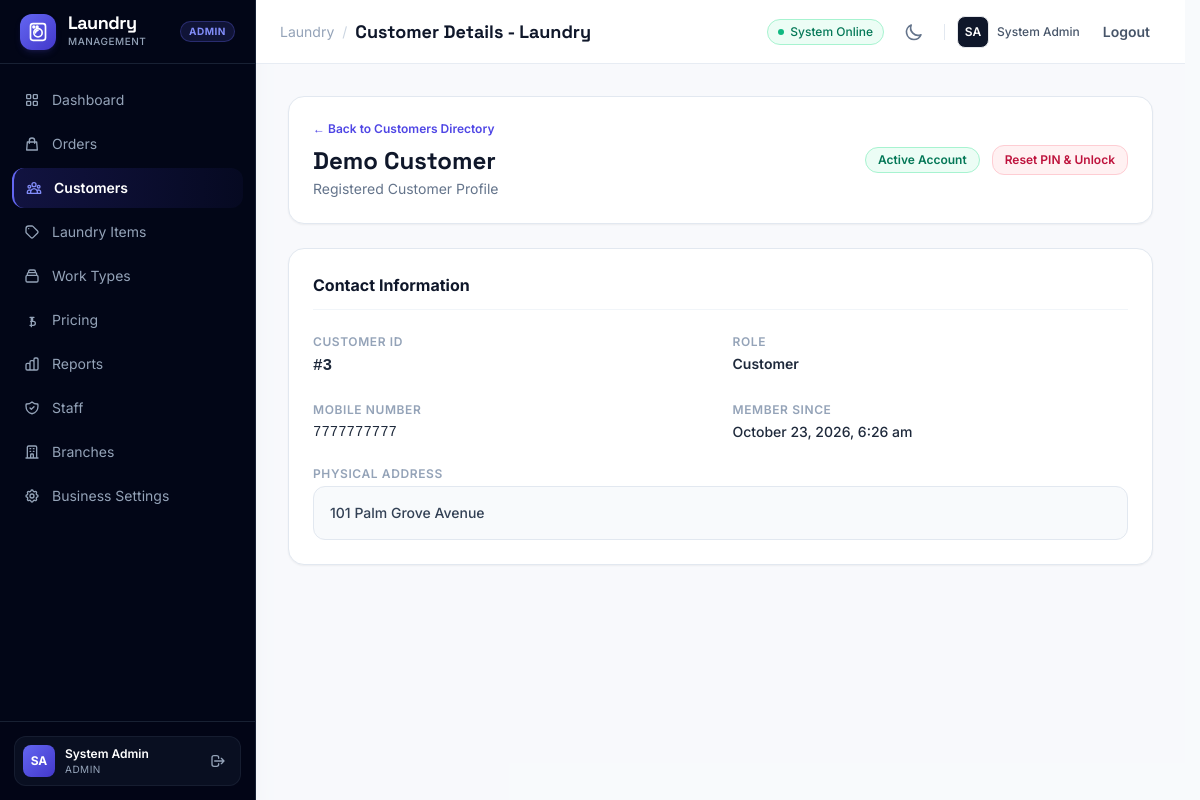
The app's page /laundry-lms/customers/show?id=3 (signed in) with its own data.
### tables this page shows
CREATE TABLE `users` (
  `id` bigint(20) unsigned NOT NULL AUTO_INCREMENT,
  `role` enum('admin','staff','customer') NOT NULL DEFAULT 'customer',
  `branch_id` bigint(20) unsigned DEFAULT NULL,
  `name` varchar(100) NOT NULL,
  `mobile` varchar(15) NOT NULL,
  `pin_hash` varchar(255) NOT NULL,
  `address` text DEFAULT NULL,
  `is_active` tinyint(1) DEFAULT 1,
  `must_change_pin` tinyint(1) NOT NULL DEFAULT 0,
  `session_version` int(10) unsigned NOT NULL DEFAULT 1,
  `created_at` timestamp NOT NULL DEFAULT current_timestamp(),
  `updated_at` timestamp NOT NULL DEFAULT current_timestamp() ON UPDATE current_timestamp(),
  `deleted_at` timestamp NULL DEFAULT NULL,
  PRIMARY KEY (`id`),
  UNIQUE KEY `idx_mobile` (`mobile`),
  KEY `idx_users_branch` (`branch_id`),
  CONSTRAINT `fk_users_branch` FOREIGN KEY (`branch_id`) REFERENCES `branches` (`id`) ON DELETE SET NULL
);

### app/Controllers/CustomerController.php (called while the page is built, shortened)
<?php
class CustomerController {
    public function show(): void {
        $id = (int)($_GET['id'] ?? 0);
        $customer = $id > 0 ? Customer::find($id) : null;
        Router::view('admin/customers/show', [
            'title'    => 'Customer Details - Launder',
            'customer' => $customer
        ], 'admin');
    }
}

### public/index.php (called while the page is built, shortened)
<?php
$router = new Router();
$router->get('/', 'Faizal\LaundryLms\Controllers\HomeController@index');
$router->get('/login', 'Faizal\LaundryLms\Controllers\AuthController@showLogin', [GuestMiddleware::class]);
$router->post('/login', 'Faizal\LaundryLms\Controllers\AuthController@login', [CsrfMiddleware::class]);
$router->get('/register', 'Faizal\LaundryLms\Controllers\AuthController@showRegister', [GuestMiddleware::class]);
$router->post('/register', 'Faizal\LaundryLms\Controllers\AuthController@register', [GuestMiddleware::class, CsrfMiddleware::class]);
$router->get('/logout', 'Faizal\LaundryLms\Controllers\AuthController@logout', [AuthMiddleware::class]);
$authRole     = [AuthMiddleware::class, RoleMiddleware::class . ':admin,staff'];
$authRoleCsrf = [AuthMiddleware::class, RoleMiddleware::class . ':admin,staff', CsrfMiddleware::class];
$staffOnlyAuth     = [AuthMiddleware::class, RoleMiddleware::class . ':staff'];
$staffOnlyAuthCsrf = [AuthMiddleware::class, RoleMiddleware::class . ':staff', CsrfMiddleware::class];
$adminOnlyAuth     = [AuthMiddleware::class, RoleMiddleware::class . ':admin'];
$adminOnlyAuthCsrf = [AuthMiddleware::class, RoleMiddleware::class . ':admin', CsrfMiddleware::class];
$customerAuth     = [AuthMiddleware::class, RoleMiddleware::class . ':customer', ForcePinChangeMiddleware::class];
$customerAuthCsrf = [AuthMiddleware::class, RoleMiddleware::class . ':customer', ForcePinChangeMiddleware::class, CsrfMiddleware::class];
$forcePinAuth     = [AuthMiddleware::class, RoleMiddleware::class . ':customer'];
$forcePinAuthCsrf = [AuthMiddleware::class, RoleMiddleware::class . ':customer', CsrfMiddleware::class];
$router->get('/dashboard', 'Faizal\LaundryLms\Controllers\DashboardController@index', $authRole);
$router->get('/customer/force-pin-update', 'Faizal\LaundryLms\Controllers\CustomerPortalController@forcePinUpdateForm', $forcePinAuth);
$router->post('/customer/force-pin-update', 'Faizal\LaundryLms\Controllers\CustomerPortalController@forcePinUpdate', $forcePinAuthCsrf);
$router->get('/customer/dashboard', 'Faizal\LaundryLms\Controllers\CustomerPortalController@dashboard', $customerAuth);
$router->get('/customer/orders', 'Faizal\LaundryLms\Controllers\CustomerPortalController@orders', $customerAuth);
$router->get('/customer/orders/show', 'Faizal\LaundryLms\Controllers\CustomerPortalController@showOrder', $customerAuth);
$router->get('/customer/orders/print', 'Faizal\LaundryLms\Controllers\CustomerPortalController@printReceipt', $customerAuth);
$router->get('/customer/orders/pdf', 'Faizal\LaundryLms\Controllers\CustomerPortalController@downloadPdf', $customerAuth);
$router->post('/customer/orders/approve-price', 'Faizal\LaundryLms\Controllers\CustomerPortalController@approvePrice', $customerAuthCsrf);
$router->post('/customer/orders/approve', 'Faizal\LaundryLms\Controllers\CustomerPortalController@approvePrice', $customerAuthCsrf);
$router->post('/customer/orders/reject-price', 'Faizal\LaundryLms\Controllers\CustomerPortalController@rejectPrice', $customerAuthCsrf);
$router->post('/customer/orders/cancel', 'Faizal\LaundryLms\Controllers\CustomerPortalController@cancelOrder', $customerAuthCsrf);
$router->post('/customer/orders/reschedule', 'Faizal\LaundryLms\Controllers\CustomerPortalController@reschedule', $customerAuthCsrf);
$router->post('/customer/orders/pay/initiate', 'Faizal\LaundryLms\Controllers\CustomerPortalController@initiateOnlinePayment', $customerAuthCsrf);
$router->post('/customer/orders/pay/verify', 'Faizal\LaundryLms\Controllers\CustomerPortalController@verifyOnlinePayment', $customerAuthCsrf);
$router->get('/customer/orders/create', 'Faizal\LaundryLms\Controllers\CustomerPortalController@createOrderForm', $customerAuth);
$router->post('/customer/orders/create', 'Faizal\LaundryLms\Controllers\CustomerPortalController@storeOrder', $customerAuthCsrf);
$router->get('/customer/profile', 'Faizal\LaundryLms\Controllers\CustomerPortalController@profile', $customerAuth);
$router->post('/customer/profile', 'Faizal\LaundryLms\Controllers\CustomerPortalController@updateProfile', $customerAuthCsrf);
$router->post('/customer/profile/pin', 'Faizal\LaundryLms\Controllers\CustomerPortalController@changePin', $customerAuthCsrf);
$router->get('/customer/notifications', 'Faizal\LaundryLms\Controllers\CustomerPortalController@notifications', $customerAuth);
$router->post('/customer/notifications/read', 'Faizal\LaundryLms\Controllers\CustomerPortalController@markNotificationRead', $customerAuthCsrf);
$router->post('/customer/notifications/read-all', 'Faizal\LaundryLms\Controllers\CustomerPortalController@markAllNotificationsRead', $customerAuthCsrf);
$router->get('/items', 'Faizal\LaundryLms\Controllers\LaundryItemController@index', $authRole);
$router->post('/items', 'Faizal\LaundryLms\Controllers\LaundryItemController@store', $authRoleCsrf);
$router->post('/items/update', 'Faizal\LaundryLms\Controllers\LaundryItemController@update', $authRoleCsrf);
$router->post('/items/delete', 'Faizal\LaundryLms\Controllers\LaundryItemController@delete', $authRoleCsrf);
$router->get('/work-types', 'Faizal\LaundryLms\Controllers\WorkTypeController@index', $authRole);
$router->post('/work-types', 'Faizal\LaundryLms\Controllers\WorkTypeController@store', $authRoleCsrf);
$router->post('/work-types/update', 'Faizal\LaundryLms\Controllers\WorkTypeController@update', $authRoleCsrf);
$router->post('/work-types/delete', 'Faizal\LaundryLms\Controllers\WorkTypeController@delete', $authRoleCsrf);
$router->get('/pricing', 'Faizal\LaundryLms\Controllers\PricingController@index', $authRole);
$router->post('/pricing', 'Faizal\LaundryLms\Controllers\PricingController@store', $authRoleCsrf);
$router->post('/pricing/update', 'Faizal\LaundryLms\Controllers\PricingController@update', $authRoleCsrf);
$router->post('/pricing/delete', 'Faizal\LaundryLms\Controllers\PricingController@delete', $authRoleCsrf);
$router->get('/customers', 'Faizal\LaundryLms\Controllers\CustomerController@index', $authRole);
$router->get('/customers/show', 'Faizal\LaundryLms\Controllers\CustomerController@show', $authRole);
$router->post('/customers', 'Faizal\LaundryLms\Controllers\CustomerController@store', $authRoleCsrf);
$router->post('/customers/update', 'Faizal\LaundryLms\Controllers\CustomerController@update', $authRoleCsrf);
$router->post('/customers/delete', 'Faizal\LaundryLms\Controllers\CustomerController@delete', $authRoleCsrf);
$router->post('/admin/customers/reset-pin', 'Faizal\LaundryLms\Controllers\CustomerController@resetPin', $adminOnlyAuthCsrf);
$router->get('/staff/dashboard', 'Faizal\LaundryLms\Controllers\StaffPortalController@dashboard', $staffOnlyAuth);
$router->get('/orders', 'Faizal\LaundryLms\Controllers\OrderController@index', $authRole);
$router->get('/orders/create', 'Faizal\LaundryLms\Controllers\OrderController@create', $authRole);
$router->post('/orders', 'Faizal\LaundryLms\Controllers\OrderController@store', $authRoleCsrf);
$router->get('/orders/show', 'Faizal\LaundryLms\Controllers\OrderController@show', $authRole);
$router->get('/orders/print', 'Faizal\LaundryLms\Controllers\OrderController@printJobCard', $authRole);
$router->get('/orders/pdf', 'Faizal\LaundryLms\Controllers\OrderController@downloadPdf', $authRole);
$router->post('/orders/status', 'Faizal\LaundryLms\Controllers\OrderController@updateStatus', $authRoleCsrf);
$router->post('/orders/payment', 'Faizal\LaundryLms\Controllers\OrderController@recordPayment', $authRoleCsrf);
$router->post('/orders/refund', 'Faizal\LaundryLms\Controllers\OrderController@processRefund', $authRoleCsrf);
$router->post('/orders/claim', 'Faizal\LaundryLms\Controllers\OrderController@claimOrder', $staffOnlyAuthCsrf);
$router->post('/orders/assign', 'Faizal\LaundryLms\Controllers\OrderController@assignStaff', $adminOnlyAuthCsrf);
$router->post('/orders/inspect', 'Faizal\LaundryLms\Controllers\OrderController@submitInspection', $authRoleCsrf);
$router->post('/orders/override-price-approval', 'Faizal\LaundryLms\Controllers\OrderController@overridePriceApproval', $adminOnlyAuthCsrf);
$router->post('/orders/cancel', 'Faizal\LaundryLms\Controllers\OrderController@cancel', $authRoleCsrf);
$router->post('/orders/reschedule', 'Faizal\LaundryLms\Controllers\OrderController@reschedule', $authRoleCsrf);
$router->get('/reports', 'Faizal\LaundryLms\Controllers\ReportController@index', $authRole);
$router->get('/admin/staff', 'Faizal\LaundryLms\Controllers\Admin\StaffController@index', $adminOnlyAuth);
$router->post('/admin/staff', 'Faizal\LaundryLms\Controllers\Admin\StaffController@store', $adminOnlyAuthCsrf);
$router->post('/admin/staff/update', 'Faizal\LaundryLms\Controllers\Admin\StaffController@update', $adminOnlyAuthCsrf);
$router->post('/admin/staff/toggle-status', 'Faizal\LaundryLms\Controllers\Admin\StaffController@toggleStatus', $adminOnlyAuthCsrf);
$router->get('/admin/branches', 'Faizal\LaundryLms\Controllers\Admin\BranchController@index', $adminOnlyAuth);
$router->post('/admin/branches', 'Faizal\LaundryLms\Controllers\Admin\BranchController@store', $adminOnlyAuthCsrf);
$router->post('/admin/branches/update', 'Faizal\LaundryLms\Controllers\Admin\BranchController@update', $adminOnlyAuthCsrf);
$router->post('/admin/branches/toggle-status', 'Faizal\LaundryLms\Controllers\Admin\BranchController@toggleStatus', $adminOnlyAuthCsrf);
$router->post('/admin/branches/delete', 'Faizal\LaundryLms\Controllers\Admin\BranchController@delete', $adminOnlyAuthCsrf);
$router->get('/admin/settings', 'Faizal\LaundryLms\Controllers\Admin\SettingsController@index', $adminOnlyAuth);
$router->post('/admin/settings', 'Faizal\LaundryLms\Controllers\Admin\SettingsController@update', $adminOnlyAuthCsrf);
$router->post('/api/payment/webhook', 'Faizal\LaundryLms\Controllers\PaymentWebhookController@handle');
$router->dispatch($_SERVER['REQUEST_URI'], $_SERVER['REQUEST_METHOD']);

### app/Models/Customer.php (called while the page is built, shortened)
<?php
class Customer {
    public static function find(int $id): ?array {
        $db = Database::getConnection();
        $stmt = $db->prepare("SELECT * FROM users WHERE id = :id AND role = 'customer' AND deleted_at IS NULL LIMIT 1");
        $stmt->execute(['id' => $id]);
        $customer = $stmt->fetch();
        return $customer ?: null;
    }
}

### views/pages/admin/customers/show.php (the view, shortened to what this page needs)
<div class="space-y-6">
    <div class="flex justify-between items-center bg-white p-6 rounded-2xl border border-slate-200 shadow-sm">
        <div>
            <a href="/laundry-lms/customers" class="text-xs font-semibold text-indigo-600 hover:text-indigo-800 flex items-center gap-1 mb-2">
                &larr; Back to Customers Directory
            </a>
            <h2 class="text-2xl font-bold text-slate-900 font-display"><?= htmlspecialchars($customer['name']) ?></h2>
            <p class="text-sm text-slate-500 mt-0.5">Registered Customer Profile</p>
        </div>
        <div class="flex items-center gap-3">
            <span class="inline-flex items-center px-3 py-1 rounded-full text-xs font-semibold <?= (int)$customer['is_active'] === 1 ? 'bg-emerald-50 text-emerald-700 border border-emerald-200' : 'bg-slate-100 text-slate-600 border border-slate-200' ?>">
                <?= (int)$customer['is_active'] === 1 ? 'Active Account' : 'Inactive Account' ?>
            </span>
            <?php if (($_SESSION['user_role'] ?? '') === 'admin'): ?>
                <button type="button" onclick="document.getElementById('resetPinModal').classList.remove('hidden')" class="inline-flex items-center px-3 py-1.5 rounded-xl text-xs font-semibold text-rose-700 bg-rose-50 border border-rose-200 hover:bg-rose-100 transition-colors">
                    Reset PIN & Unlock
                </button>
            <?php endif; ?>
        </div>
    </div>
    <div class="bg-white rounded-2xl border border-slate-200 shadow-sm p-6 space-y-6">
        <h3 class="text-base font-bold text-slate-900 border-b border-slate-100 pb-3">Contact Information</h3>
        <div class="grid grid-cols-1 md:grid-cols-2 gap-6 text-sm">
            <div>
                <span class="block text-xs font-semibold text-slate-400 uppercase tracking-wider">Customer ID</span>
                <span class="font-mono text-slate-800 font-bold text-base mt-1 block">#<?= htmlspecialchars((string)$customer['id']) ?></span>
            </div>
            <div>
                <span class="block text-xs font-semibold text-slate-400 uppercase tracking-wider">Role</span>
                <span class="capitalize font-semibold text-slate-800 mt-1 block"><?= htmlspecialchars($customer['role']) ?></span>
            </div>
            <div>
                <span class="block text-xs font-semibold text-slate-400 uppercase tracking-wider">Mobile Number</span>
                <span class="font-mono text-slate-800 mt-1 block font-medium"><?= htmlspecialchars($customer['mobile']) ?></span>
            </div>
            <div>
                <span class="block text-xs font-semibold text-slate-400 uppercase tracking-wider">Member Since</span>
                <span class="text-slate-800 mt-1 block font-medium"><?= htmlspecialchars(date('F j, Y, g:i a', strtotime($customer['created_at']))) ?></span>
            </div>
            <div class="md:col-span-2">
                <span class="block text-xs font-semibold text-slate-400 uppercase tracking-wider">Physical Address</span>
                <p class="text-slate-700 mt-1 font-medium bg-slate-50 p-4 rounded-xl border border-slate-200">
                    <?= !empty($customer['address']) ? nl2br(htmlspecialchars($customer['address'])) : '<em class="text-slate-400">No physical address provided.</em>' ?>
                </p>
            </div>
        </div>
    </div>
</div>

### records on screen
users: name "Demo Customer", id "3", role "Customer", mobile "7777777777", created_at "October 23, 2026, 6:26 am", address "101 Palm Grove Avenue"

### other values on screen
Security::e($role === 'staff' ? 'Staff' : 'Admin') "ADMIN"
Security::e($item['label']) "Dashboard"
Security::e($item['label']) "Orders"
Security::e($item['label']) "Customers"
Security::e($item['label']) "Laundry Items"
Security::e($item['label']) "Work Types"
Security::e($item['label']) "Pricing"
Security::e($item['label']) "Reports"
Security::e($item['label']) "Staff"
Security::e($item['label']) "Branches"
Security::e($item['label']) "Business Settings"
Security::e($userInitials) "SA"
Security::e($userName) "System Admin"
Security::e($role) "ADMIN"
Security::e($pageTitle) "Customer Details - Laundry"
